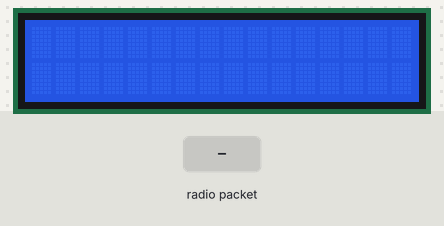
This sketch was run on a simulated Arduino Uno, built with avr-gcc and run on an emulated ATmega328P. On the bench: 16×2 character LCD. The inputs (shaded band) are chosen by the test bench. No radio packets arrive unless stated; what the sketch prints to the serial monitor is not drawn.

Above: at 1.2 s.
1.3 s: radio packet "1" arrives
At 2.1 s:
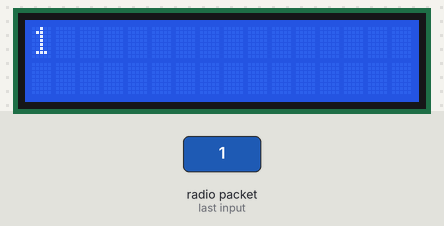
3.8 s: radio packet "0" arrives
At 4.6 s:
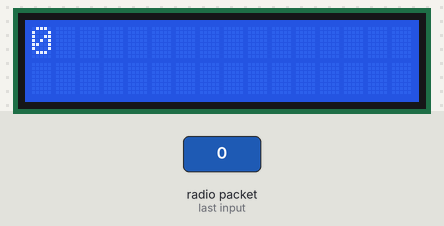
6.3 s: radio packet "2" arrives
At 7.1 s:
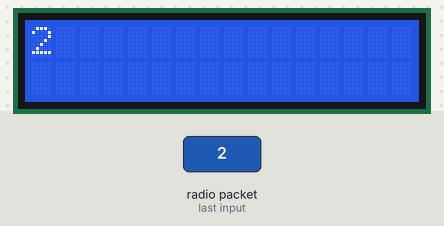
Timing chart, 0 to 9.3 s (numbered marks = the images above; inputs shaded):
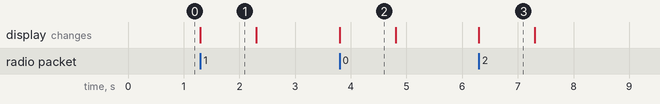

The sketch:

NRF24-receiver.ino
```cpp
#include <SPI.h>
#include <nRF24L01.h>
#include <RF24.h>
#include <Wire.h>
#include <LiquidCrystal_I2C.h>

// Set the LCD address to 0x27 for a 16 chars and 2 line display
LiquidCrystal_I2C lcd(0x27, 16, 2);
RF24 radio(8,9);


const byte address[6] = "00001";

void setup() {
  // put your setup code here, to run once
  Serial.begin(9600);
  radio.begin();
  radio.openReadingPipe(0,address);
  radio.setPALevel(RF24_PA_MAX);
  radio.setDataRate(RF24_250KBPS);
  radio.startListening();
  Serial.println("2");
  lcd.begin();

  // Turn on the blacklight and print a message.
  lcd.backlight();
}

void loop() {
  char text[32] = "";

  if (radio.available()) {
    radio.read(&text, sizeof(text));
    String transData = String(text);
lcd.print(transData);
delay(1000);
lcd.clear();
      }
  }
```

Measured:
- after the input at 1.3 s, the display: changes at once (image 1)
- after the input at 3.8 s, the display: changes at once (image 2)
- after the input at 6.3 s, the display: changes at once (image 3)
- what the display in image 1 shows lasts 1.0 s, from 1.3 s to 2.3 s
